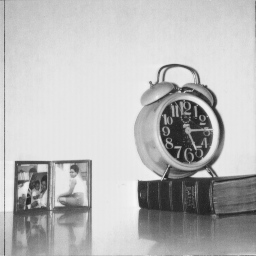
%> input picture lab2_matlab/misc/5.1.12.tiff, 256 x 256 px
$ octave Lab2.m   (GNU Octave 9; MATLAB toolbox functions it lacks are replaced by stand-ins)
%> lines starting %> are read from the running program, lines starting %| are printed output that depends on the picture
%Reading Images
    %imread
Im1 = imread('5.1.12.tiff');
%> Im1 is the input picture: size 256x256 uint8; min 32, max 246, mean 186
Im2 = imread('4.2.03.tiff');
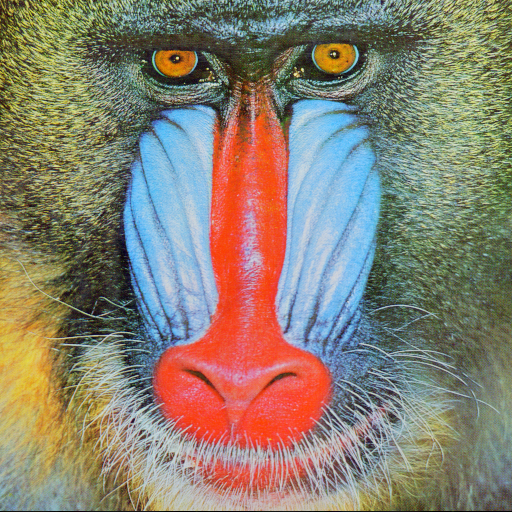
%> input picture lab2_matlab/misc/4.2.03.tiff, 512 x 512 px
%> Im2 is the input picture: size 512x512x3 uint8; mean R, G, B 137.4, 128.9, 113.1
whos

%Displaying Images
figure,
subplot(2,2,1),imshow(Im1),title('imshow')
subplot(2,2,2),image(Im1),title('image')
subplot(2,2,3),imshow(Im2),title('imshow')
subplot(2,2,4),image(Im2),title('image')

%Writing Images
imwrite(Im1,'Im3.png');
imwrite(Im1,'Im4.jpg');
imwrite(Im2,'Im5.png');
imwrite(Im2,'Im6.jpg');

%noise
    % ima 5.1.12.tiff
I = Im1;

J1 = imnoise(I,'gaussian',0.05, 0.05);
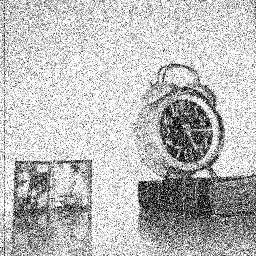
%> J1: size 256x256 uint8; min 0, max 255, mean 188.9
J2 = imnoise(I,'poisson');
J3 = imnoise(I,'salt & pepper', 0.07);
J4 = imnoise(I,'speckle', 0.02);
figure,
subplot (2,2,1),imshow(J1),title('gaussian noise')
subplot (2,2,2),imshow(J2),title('poisson noise')
subplot (2,2,3),imshow(J3),title('salt & pepper noise')
subplot (2,2,4),imshow(J4),title('speckle noise')

    %ima 4.2.03.tiff
I = Im2;

J11 = imnoise(I,'gaussian',0.05, 0.05);
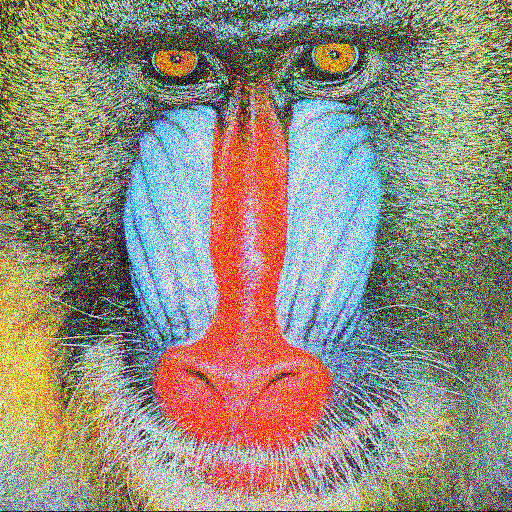
%> J11: size 512x512x3 uint8; mean R, G, B 147.1, 140.5, 124.8
J12 = imnoise(I,'poisson');
J13= imnoise(I,'salt & pepper', 0.07);
J14 = imnoise(I,'speckle', 0.02);


figure,
subplot (2,2,1),imshow(J11),title('gaussian noise')
subplot (2,2,2),imshow(J12),title('poisson noise')
subplot (2,2,3),imshow(J13),title('salt & pepper noise')
subplot (2,2,4),imshow(J14),title('speckle noise')

    %ima jpg
Im4 = imread('Im6.jpg');
J21 = imnoise(Im4,'gaussian',0.05, 0.05);
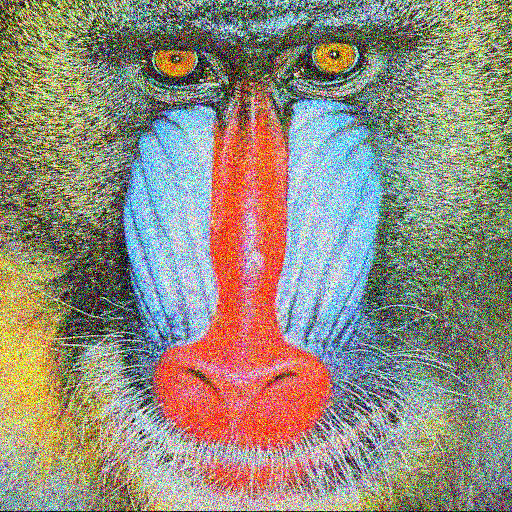
%> J21: size 512x512x3 uint8; mean R, G, B 147.1, 140.5, 124.9
J22 = imnoise(Im4,'poisson');
J23 = imnoise(Im4,'salt & pepper', 0.07);
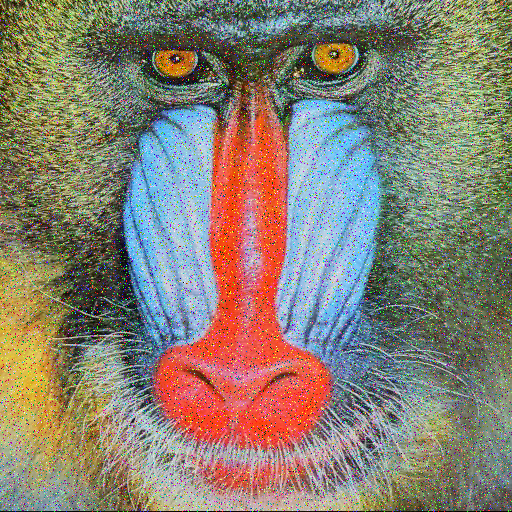
%> J23: size 512x512x3 uint8; mean R, G, B 136.6, 128.7, 114.3
J24 = imnoise(Im4,'speckle', 0.02);
figure,imshow(J21)
figure,
subplot (2,2,1),imshow(J11),title('gaussian noise')
subplot (2,2,2),imshow(J12),title('poisson noise')
subplot (2,2,3),imshow(J13),title('salt & pepper noise')
subplot (2,2,4),imshow(J14),title('speckle noise')

%% %filtros
Im1 = imread('5.1.12.tiff');
Im2 = imread('4.2.03.tiff');

I = Im1;

J11 = imnoise(I,'gaussian',0, 0.009);
%> J11: size 256x256 uint8
J12 = imnoise(I,'poisson');
%> J12: size 256x256 uint8
J1= imnoise(I,'salt & pepper', 0.09);
J14 = imnoise(I,'speckle', 0.02);
%> J14: size 256x256 uint8

% [7 lines of commented-out code are left out]
h1=fspecial('average');
h2=fspecial('average',[9,9]);%filtro bidimensional media
h3=fspecial('disk');
h4=fspecial('gaussian');
h5=fspecial('laplacian');
h6=fspecial('log');
h7=fspecial('motion');
h8=fspecial('prewitt');
h9=fspecial('sobel');
h10=fspecial('unsharp');


Filtro1=imfilter(J1,h1);% Generar el Filtro Gaussiano
Filtro2=imfilter(J1,h2);% Generar Filtro de la media
Filtro3=imfilter(J1,h3); %Generar el Filtro de la mediana
Filtro4=imfilter(J1,h4);% Generar el Filtro Gaussiano
Filtro5=imfilter(J1,h5);% Generar Filtro de la media
Filtro6=imfilter(J1,h6);% Generar el Filtro Gaussiano
Filtro7=imfilter(J1,h7);% Generar el Filtro Gaussiano
Filtro8=imfilter(J1,h8);% Generar Filtro de la media
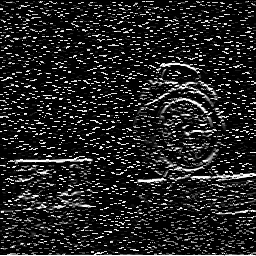
%> Filtro8: size 256x256 uint8; min 0, max 255, mean 35.3

mediana1=medfilt2(J1); %Generar el Filtro de la mediana
mediana2=medfilt2(J1,[1 1]); %Generar el Filtro de la mediana
mediana3=medfilt2(J1,[2 2]); %Generar el Filtro de la mediana
mediana4=medfilt2(J1,[3 3]); %Generar el Filtro de la mediana
mediana5=medfilt2(J1,[4 4]); %Generar el Filtro de la mediana
mediana6=medfilt2(J1,[35 5]); %Generar el Filtro de la mediana
% [10 lines of commented-out code are left out]

figure,
subplot(3,3,1),subimage(J1),title('con ruido')
subplot(3,3,2),subimage(mediana1),title('Filtro Mediana ')
subplot(3,3,3),subimage(mediana2),title('Filtro Mediana 1x1')
subplot(3,3,4),subimage(mediana3),title('Filtro Mediana 2x2')
subplot(3,3,5),subimage(mediana4),title('Filtro Mediana 3x3')
subplot(3,3,6),subimage(mediana5),title('Filtro Mediana 4x4')
subplot(3,3,7),subimage(mediana6),title('Filtro Mediana 5x5')
%% suavizado media

Im2 = imread('4.2.03.tiff');
J1=Im2;
h1 = fspecial('average',[1,1]);
h2 = fspecial('average');
h4 = fspecial('average',[5 5]);
h5 = fspecial('average',[7 7]);
h6 = fspecial('average',[9 9]);
h7 = fspecial('average',[11 11]);
h8 = fspecial('average',[13 13]);
h9 = fspecial('average',[15 15]);

Filtro1=imfilter(J1,h1);
Filtro2=imfilter(J1,h2);
%> Filtro2: size 512x512x3 uint8
Filtro4=imfilter(J1,h4);
%> Filtro4: size 512x512x3 uint8
Filtro5=imfilter(J1,h5);
%> Filtro5: size 512x512x3 uint8
Filtro6=imfilter(J1,h6);
%> Filtro6: size 512x512x3 uint8
Filtro7=imfilter(J1,h7);
%> Filtro7: size 512x512x3 uint8
Filtro8=imfilter(J1,h8);
%> Filtro8: size 512x512x3 uint8
Filtro9=imfilter(J1,h9);

figure,
subplot(3,3,1),subimage(Im2),title('con ruido')
subplot(3,3,2),subimage(Filtro1),title('Filtro Mediana 1x1')
subplot(3,3,3),subimage(Filtro2),title('Filtro Mediana 3x3')
subplot(3,3,4),subimage(Filtro4),title('Filtro Mediana 5x5')
subplot(3,3,5),subimage(Filtro5),title('Filtro Mediana 7x7')
subplot(3,3,6),subimage(Filtro6),title('Filtro Mediana 9x9')
subplot(3,3,7),subimage(Filtro7),title('Filtro Mediana 11x11')
subplot(3,3,8),subimage(Filtro8),title('Filtro Mediana 13x13')
subplot(3,3,9),subimage(Filtro9),title('Filtro Mediana 15x15')
%% suavizado gauss
Im2 = imread('4.2.03.tiff');
J1=Im2;
%variar size
h1 = fspecial('gaussian',[1 1],0.5);
h2 = fspecial('gaussian',[3 3],0.5);
h4 = fspecial('gaussian',[5 5],0.5);
h5 = fspecial('gaussian',[7 7],0.5);
h6 = fspecial('gaussian',[9 9],0.5);
h7 = fspecial('gaussian',[11 11],0.5);
h8 = fspecial('gaussian',[13 13],0.5);
h9 = fspecial('gaussian',[15 15],0.5);

Filtro1=imfilter(J1,h1);
Filtro2=imfilter(J1,h2);
Filtro4=imfilter(J1,h4);
Filtro5=imfilter(J1,h5);
Filtro6=imfilter(J1,h6);
Filtro7=imfilter(J1,h7);
Filtro8=imfilter(J1,h8);
Filtro9=imfilter(J1,h9);

%variar sigma
h11 = fspecial('gaussian',[10 10],0.02);
h21 = fspecial('gaussian',[10 10],0.1);
h41 = fspecial('gaussian',[10 10],0.5);
h51 = fspecial('gaussian',[10 10],3);
h61 = fspecial('gaussian',[10 10],5.7);
h71 = fspecial('gaussian',[10 10],9);
h81 = fspecial('gaussian',[10 10],12.5);
h91 = fspecial('gaussian',[10 10],10);

Filtro11=imfilter(J1,h11);
Filtro21=imfilter(J1,h21);
Filtro41=imfilter(J1,h41);
Filtro51=imfilter(J1,h51);
Filtro61=imfilter(J1,h61);
Filtro71=imfilter(J1,h71);
Filtro81=imfilter(J1,h81);
Filtro91=imfilter(J1,h91);

% [10 lines of commented-out code are left out]

figure,
subplot(3,3,1),subimage(Im2),title('con ruido')
subplot(3,3,2),subimage(Filtro11),title('Gauss 5x5')
subplot(3,3,3),subimage(Filtro21),title('Gauss 5x5')
subplot(3,3,4),subimage(Filtro41),title('Gauss 5x5')
subplot(3,3,5),subimage(Filtro51),title('Gauss 5x5')
subplot(3,3,6),subimage(Filtro61),title('Gauss 5x5')
subplot(3,3,7),subimage(Filtro71),title('Gauss 5x5')
subplot(3,3,8),subimage(Filtro81),title('Gauss 5x5')
subplot(3,3,9),subimage(Filtro91),title('Gauss 2x5')


%% imsharpen
%%

Im2 = imread('4.2.03.tiff');
%Im2 = imread('5.1.12.tiff');

J1=Im2;

% h1=fspecial('laplacian',0.05); % entre 0-1
% h2=fspecial('log',[],); %[5 5] 0.5
% h3=fspecial('motion');

h1 = fspecial('prewitt');
h2 = fspecial('sobel');

Filtro1=imfilter(J1,h1);
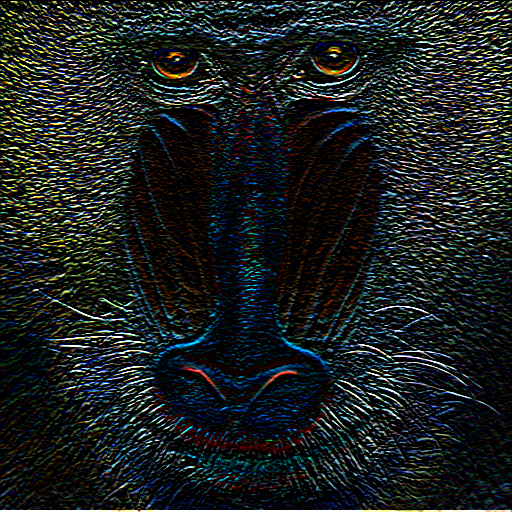
%> Filtro1: size 512x512x3 uint8; mean R, G, B 27.1, 32.5, 31.8
Filtro2=imfilter(J1,h2);

figure,
subplot(1,3,1),imshow(Im2),title('original')
subplot(1,3,2),imshow(Filtro1),title('prewitt')
subplot(1,3,3),imshow(Filtro2),title('sobel')

%color space
